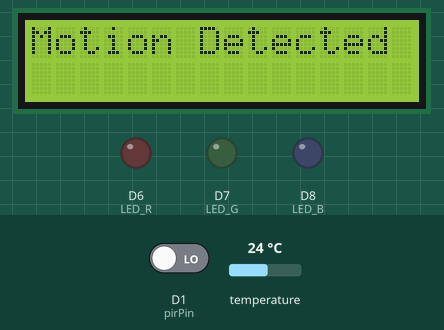
This sketch was run on a simulated ESP8266 (NodeMCU). On the bench: 16×2 character LCD, output pins drawn as LEDs (lit = HIGH). The test bench sets the inputs (shaded band); at power-on: D1 (pirPin) LOW, temperature 24 °C. WiFi joins after 1.5 s; servers stay silent unless stated; uploads are accepted with an empty reply; pins used as bus, display or sensor lines are not drawn; what the sketch prints to the serial monitor is not drawn.

Above: at 5.8 s.
5.9 s: D1 (pirPin) driven HIGH
At 7.6 s:
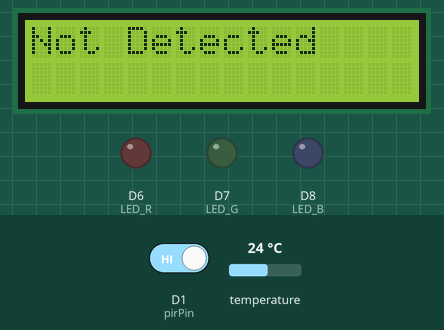
At 9.7 s:
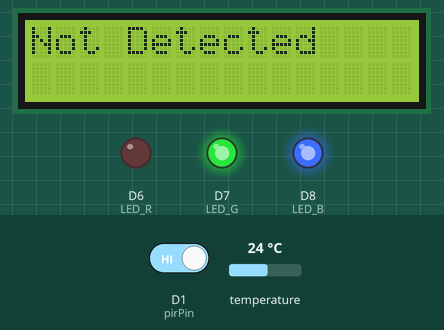
10.5 s: D1 (pirPin) driven LOW
At 10.8 s:
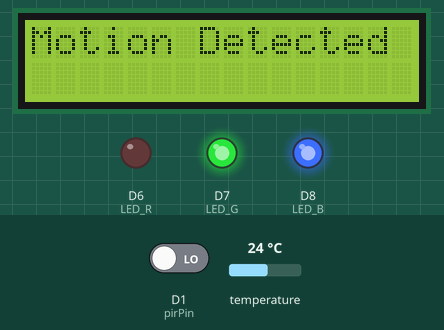
Timing chart, 0 to 13.5 s (numbered marks = the images above; inputs shaded):
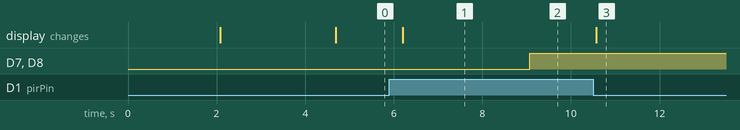

The sketch:

failed_main.ino
```cpp
/**
   BasicHTTPClient.ino

    Created on: 24.05.2015

*/

//
// BOARD: NodeMCU (0.9) (ESP-12 Module)
// BOARD: NodeMCU (1.0) (ESP-12E Module)
// PORT: COM8
//


#include <Arduino.h>

#include <ESP8266WiFi.h>
#include <ESP8266WiFiMulti.h>

#include <ESP8266HTTPClient.h>

#include <WiFiClient.h>

#include <Wire.h>
#include <LiquidCrystal_I2C.h>

#include <OneWire.h>
#include <DallasTemperature.h>

#define D0 16
#define D1 5
#define D2 4
#define D3 0
#define D4 2
#define D5 14
#define D6 12
#define D7 13
#define D8 15
#define D9 3
#define RX 3
#define D10 1
#define TX 1
#define D11 9
#define SD2 9
#define D12 10
#define SD3 10


#define LED_R   D6
#define LED_G   D7
#define LED_B   D8

#define WIFI_ADDR "Free Virus WiFi"
#define WIFI_PASS "1q2w3e4r5t"

/********************************************************************/
#define ONE_WIRE_BUS 14           // D5
// Setup a oneWire instance to communicate with any OneWire devices
// (not just Maxim/Dallas temperature ICs)
OneWire oneWire(ONE_WIRE_BUS);
// Pass our oneWire reference to Dallas Temperature.
DallasTemperature sensors(&oneWire);
int deviceCount;
/********************************************************************/
String newHostname = "Thermostat";

ESP8266WiFiMulti WiFiMulti;
static uint32_t timer;

LiquidCrystal_I2C lcd(0x27, 16, 2);
#define pirPin D1
int pirState = LOW;

void setup() {
  pinMode(pirPin, INPUT_PULLDOWN_16);
  lcd.begin(16, 2, LCD_5x8DOTS);
  lcd.backlight();
  lcd.clear();
  lcd.setCursor(0, 0);
  lcd.print("PIR sensor Ready!");
  delay(2000);
  lcd.clear();

  pinMode(LED_BUILTIN, OUTPUT);   // D4 ?????

//  pinMode(4, OUTPUT);             // D2  =  4
//  pinMode(5, OUTPUT);             // D1  =  5

  pinMode(LED_R, OUTPUT);
  pinMode(LED_G, OUTPUT);
  pinMode(LED_B, OUTPUT);
  digitalWrite(LED_R, LOW);
  digitalWrite(LED_G, LOW);
  digitalWrite(LED_B, LOW);

  digitalWrite(LED_BUILTIN, HIGH);   // turn the LED off (HIGH is the voltage level)

  Serial.begin(9600);
  // Serial.setDebugOutput(true);

  Serial.println();
  Serial.println();
  Serial.println();

  for (uint8_t t = 5; t > 0; t--) {
    Serial.printf("[SETUP] WAIT %d...\n", t);
    Serial.flush();
  }

  WiFi.mode(WIFI_STA);

  WiFi.hostname(newHostname.c_str());

// Completely reset WiFi settings
  //WiFiMulti.cleanAPlist();
  //WiFi.persistent(false);  // Don't save future connections
  //WiFi.disconnect(true);   // true = erase from flash
  //delay(1000);

  for(int i=6;--i;)WiFiMulti.addAP(WIFI_ADDR, WIFI_PASS);

  // Start up the library
  sensors.begin();


  Serial.print("Merge");

  // locate devices on the bus
  Serial.print("Locating devices...");
  Serial.print("Found ");
  deviceCount = sensors.getDeviceCount();
  Serial.print(deviceCount, DEC);
  Serial.println(" devices.");
  Serial.println("");

  delay(1000);

  timer = millis() + 5000;

  while (WiFiMulti.run() != WL_CONNECTED) {
    delay(500);
    Serial.print(".");
  }

  Serial.println("\nConnected!");
  Serial.print("IP address: ");
  Serial.println(WiFi.localIP());
  Serial.print("SSID: ");
  Serial.println(WiFi.SSID());

}

void motion_detect() {
  int motion = digitalRead(pirPin);
  motion = !motion;  // Invert the logic

  if (motion == HIGH && pirState == LOW) {
    // Motion just started
    lcd.clear();
    lcd.setCursor(0, 0);
    lcd.print("Motion Detected");
    Serial.println("Motion Detected");
    pirState = HIGH;
  }
  else if (motion == LOW && pirState == HIGH) {
    // Motion just stopped
    lcd.clear();
    lcd.setCursor(0, 0);
    lcd.print("Not Detected");
    Serial.println("Not Detected");
    pirState = LOW;
  }
  Serial.println(motion);
}

void loop() {

  Serial.print(".");


  motion_detect();

//  int rand = random(0, 100);
//  digitalWrite(LED_R, rand % 3 == 0 ? LOW : HIGH);
//  digitalWrite(LED_G, rand % 3 == 1 ? LOW : HIGH);
//  digitalWrite(LED_B, rand % 3 == 2 ? LOW : HIGH);


	if(millis() + 1000000 < timer)
		timer = millis() + 1000;

	if(millis() < timer){
      digitalWrite(LED_BUILTIN, LOW);
      delay(50);
      digitalWrite(LED_BUILTIN, HIGH);
      delay(250);

		  return;
	}

	timer = millis() + 20000; // 20 seconds

  digitalWrite(LED_BUILTIN, LOW);
  String params = getTemperatures();
  digitalWrite(LED_BUILTIN, HIGH);

  Serial.println(params);

  // wait for WiFi connection
  if ((WiFiMulti.run() == WL_CONNECTED)) {

    WiFiClient client;
    HTTPClient http;

    yield();

    String url = "http://httpbin.org/get?" + params;
    Serial.println("[HTTP] begin ... " + url);

    if (http.begin(client, url)) {  // HTTP

      yield();
      Serial.print("[HTTP] GET ...\n");

      // start connection and send HTTP header
      int httpCode = http.GET();

      yield();
      // httpCode will be negative on error
      if (httpCode > 0) {
        // HTTP header has been send and Server response header has been handled
        Serial.printf("[HTTP] GET... code: %d\n", httpCode);

        if (httpCode == HTTP_CODE_OK || httpCode == HTTP_CODE_MOVED_PERMANENTLY) {
          String payload = http.getString();
          yield();
          Serial.println(payload.substring(0, 100));
          yield();

        }else{
          digitalWrite(LED_BUILTIN, LOW);
          delay(1000);
        }
      } else {
        Serial.printf("[HTTP] GET... failed, error: %s\n", http.errorToString(httpCode).c_str());

        digitalWrite(LED_BUILTIN, LOW);
        delay(2000);
        digitalWrite(LED_BUILTIN, HIGH);
        delay(2000);
      }

      http.end();
    } else {
      Serial.printf("[HTTP] Unable to connect\n");

        digitalWrite(LED_BUILTIN, LOW);
        delay(2000);
        digitalWrite(LED_BUILTIN, HIGH);
        delay(2000);

    }
    //delay(60 * 1000);
  }else{
    Serial.print("Not connected...\n");
        digitalWrite(LED_BUILTIN, LOW);
        delay(2000);
        digitalWrite(LED_BUILTIN, HIGH);
        delay(2000);
  }

}

String getTemperatures()
{

    String ret = "";
    // call sensors.requestTemperatures() to issue a global temperature
    // request to all devices on the bus
    /********************************************************************/
     Serial.println("");
     Serial.print(" Requesting temperatures...");
     sensors.requestTemperatures(); // Send the command to get temperature readings
     Serial.println("DONE");
    /********************************************************************/

    for (int i = 0;  i < deviceCount;  i++)
      {
        Serial.print("Sensor ");
        Serial.print(i+1);
        Serial.print(" : ");
        float tempC = sensors.getTempCByIndex(i);

        digitalWrite(LED_R, tempC < 25 ? LOW : HIGH);
        digitalWrite(LED_G, tempC >= 25 && tempC <= 31 ? LOW : HIGH);
        digitalWrite(LED_B, tempC > 31 ? LOW : HIGH);

        Serial.print(tempC);
        //Serial.print((char)176);//shows degrees character
        Serial.print(" ");//shows degrees character
        Serial.print("C  |  ");

        DeviceAddress addr;
        sensors.getAddress(addr, i);
        printAddress(addr);

        Serial.println("");

        if(i > 0)
          ret += "&";
        ret += "sid";
        for (uint8_t j = 0; j < 8; j++)
        {
          ret += String(addr[j], HEX);
        }
        ret += "=";
        ret += tempC;

      }

   return ret;
}

void printAddress(DeviceAddress deviceAddress)
{
  for (uint8_t i = 0; i < 8; i++)
  {
    // zero pad the address if necessary
    if (deviceAddress[i] < 16) Serial.print("0");
    Serial.print(deviceAddress[i], HEX);
  }
}
```

Measured:
- after the input at 5.9 s, the display: changes after 0.30 s (image 1)
- after the input at 10.5 s, the display: changes after 0.07 s (image 3)
